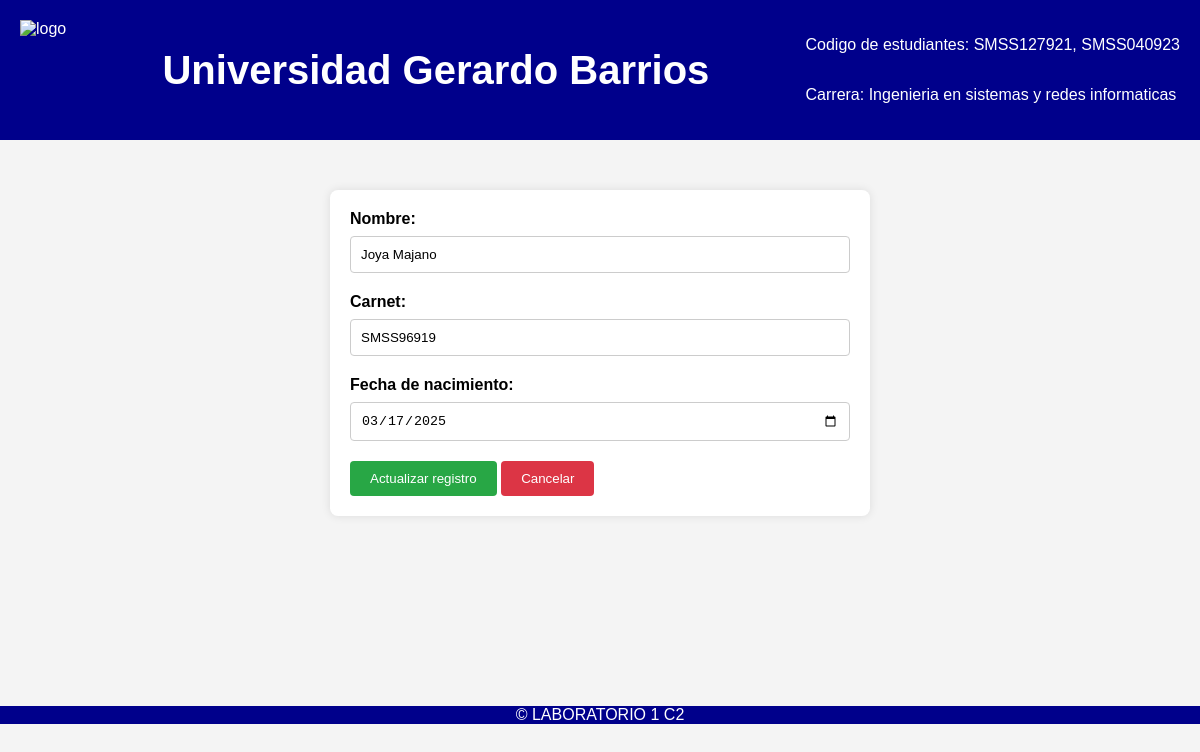
The app's page /editar.php?id=12 with its own data.
### tables this page shows
CREATE TABLE `tbldatos` (
  `id` int(11) NOT NULL,
  `nombre` varchar(200) NOT NULL,
  `carnet` varchar(100) NOT NULL,
  `fechanac` date NOT NULL
);

### editar.php (the view, shortened to what this page needs)
<?php include 'conexion.php';
$id = $_GET['id'];
$resultado = $conexion -> query("SELECT * FROM tbldatos WHERE id=$id");
$empleado = $resultado -> fetch_assoc();
?>
<!DOCTYPE html>
<html lang="en">
<head>
</head>
<body>
    <?php include 'header.php'; ?>
    <form action="" method="POST">
        <label>Nombre:</label>
        <input type="text" name="nombre" value="<?php echo $empleado['nombre'] ?>">
        <br>
        <label>Carnet:</label>
        <input type="text" name="carnet" value="<?php echo $empleado['carnet'] ?>">
        <br>
        <label>Fecha de nacimiento:</label>
        <input type="date" name="fecha" value="<?php echo $empleado['fechanac'] ?>">
        <br>
        <button type="submit">Actualizar registro</button>
        <a href="index.php"><button>Cancelar</button></a>
    </form>
        <?php include 'footer.php'; ?>
</body>
</html>

### editar.php (style rules this page uses)
body { font-family: Arial, sans-serif; background-color: #f4f4f4; margin: 0; padding: 0; }
form { background-color: #fff; max-width: 500px; margin: 50px auto; margin-bottom:190px; padding: 20px; border-radius: 8px; box-shadow: 0 0 10px rgba(0, 0, 0, 0.1); }
label { display: block; margin-bottom: 8px; font-weight: bold; }
input[type="text"], input[type="date"] { width: calc(100% - 22px); padding: 10px; margin-bottom: 20px; border: 1px solid #ccc; border-radius: 4px; }
button { background-color: #28a745; color: #fff; border: none; padding: 10px 20px; border-radius: 4px; cursor: pointer; }
a button { background-color: #dc3545; }

### records on screen
tbldatos: nombre "Joya Majano", carnet "SMSS96919", fecha "03/17/2025"
